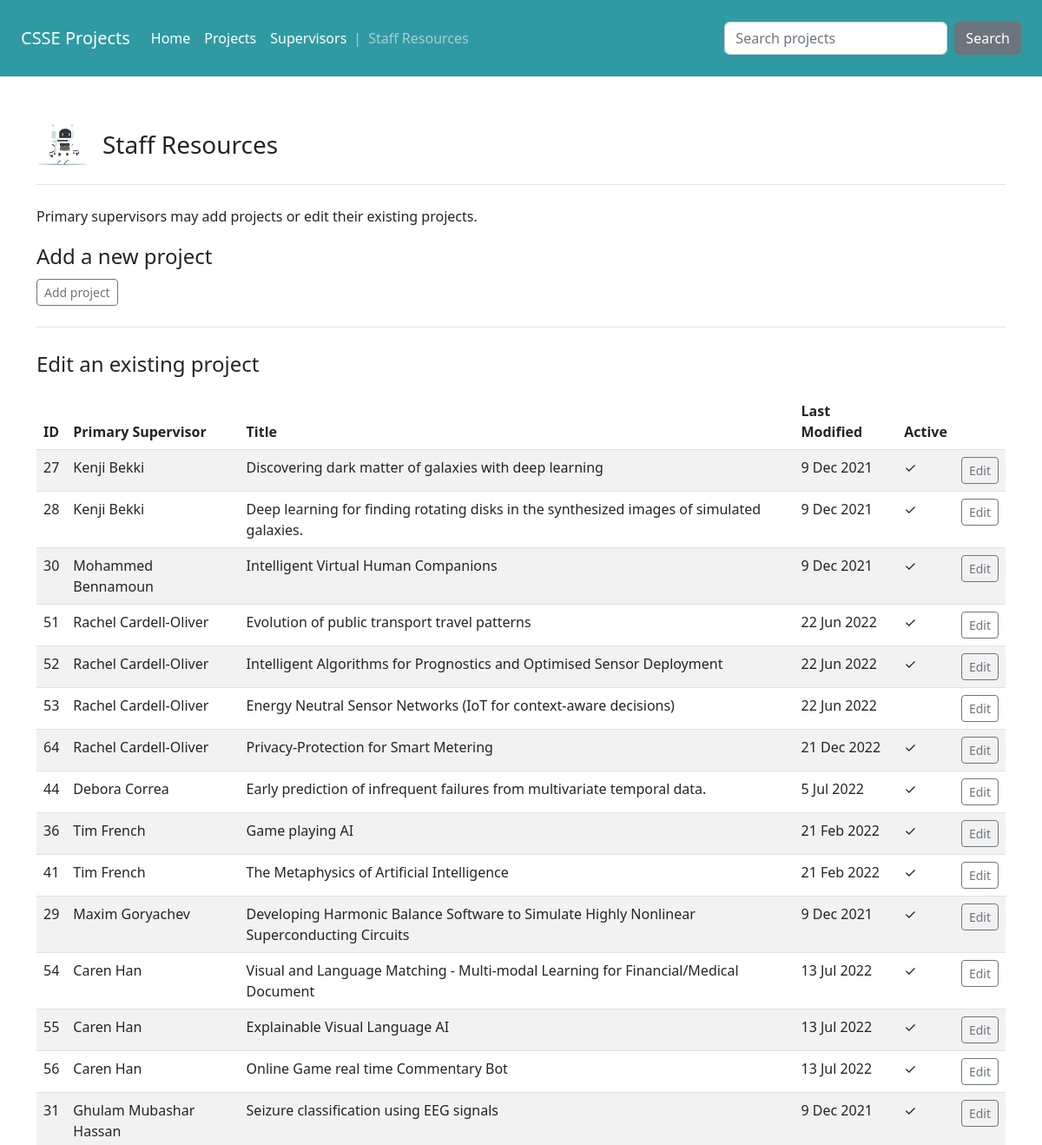
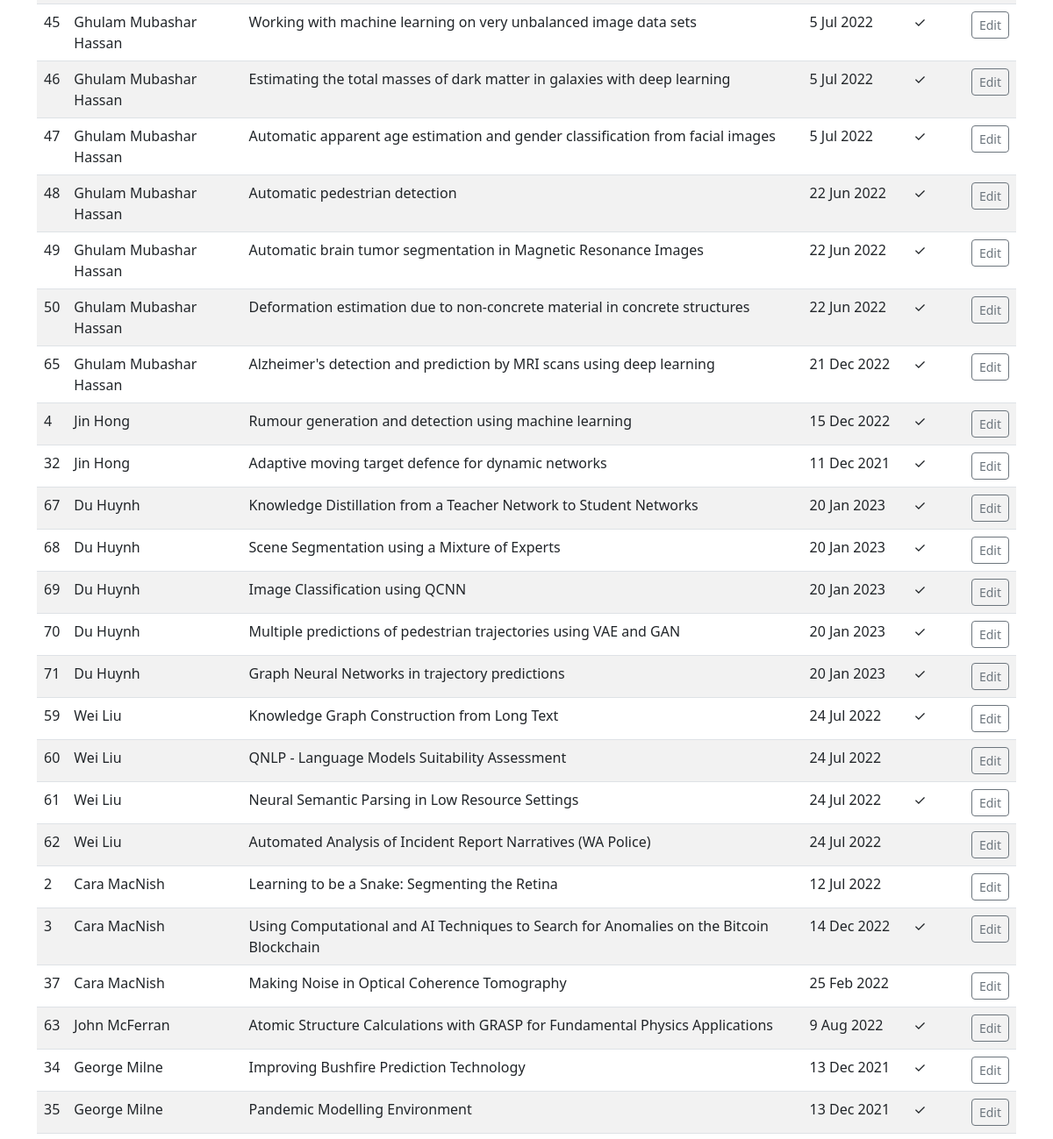
The page /projects/staff/index/ (upper part) on the database as committed earlier (2 pictures, top to bottom).
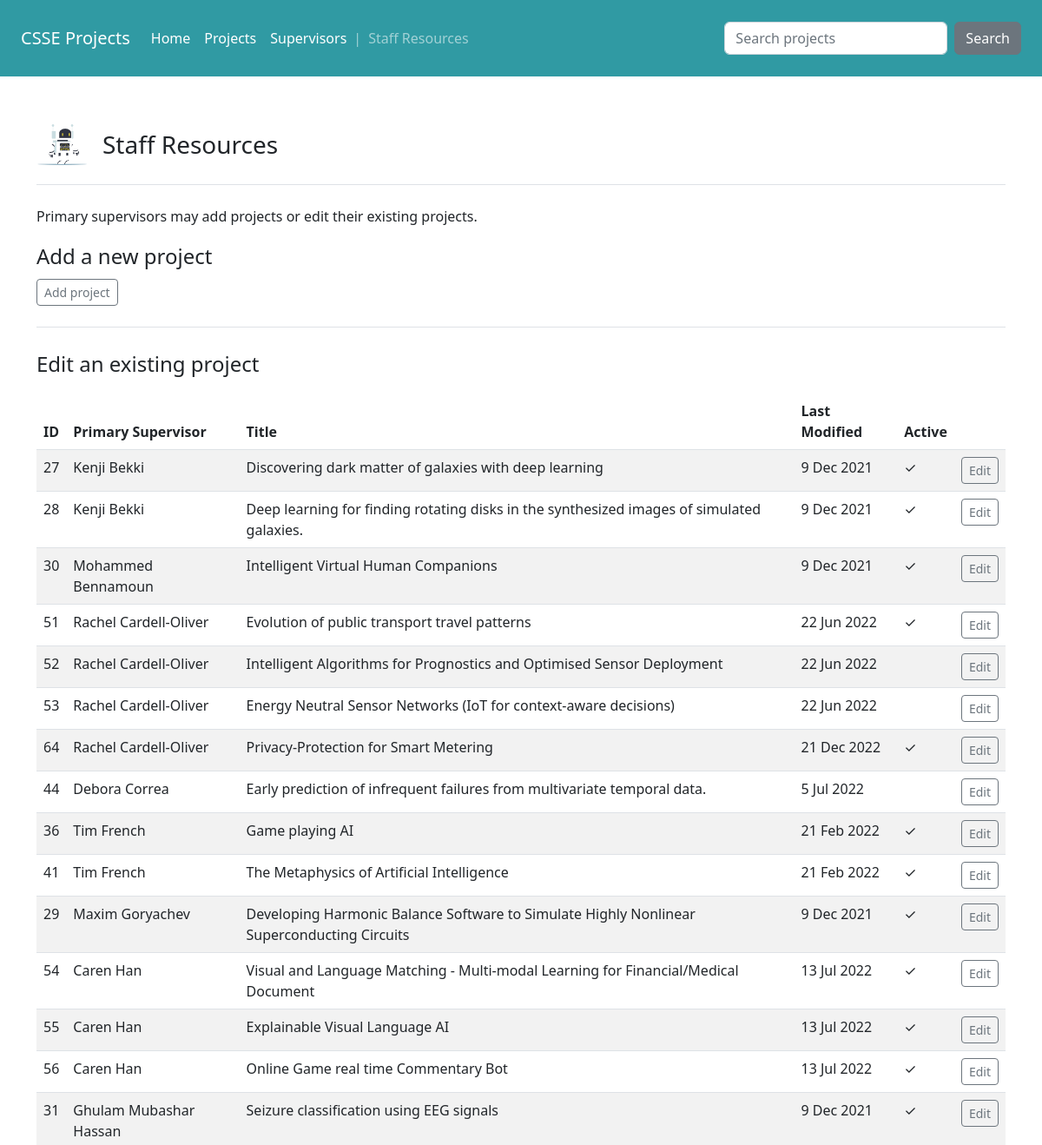
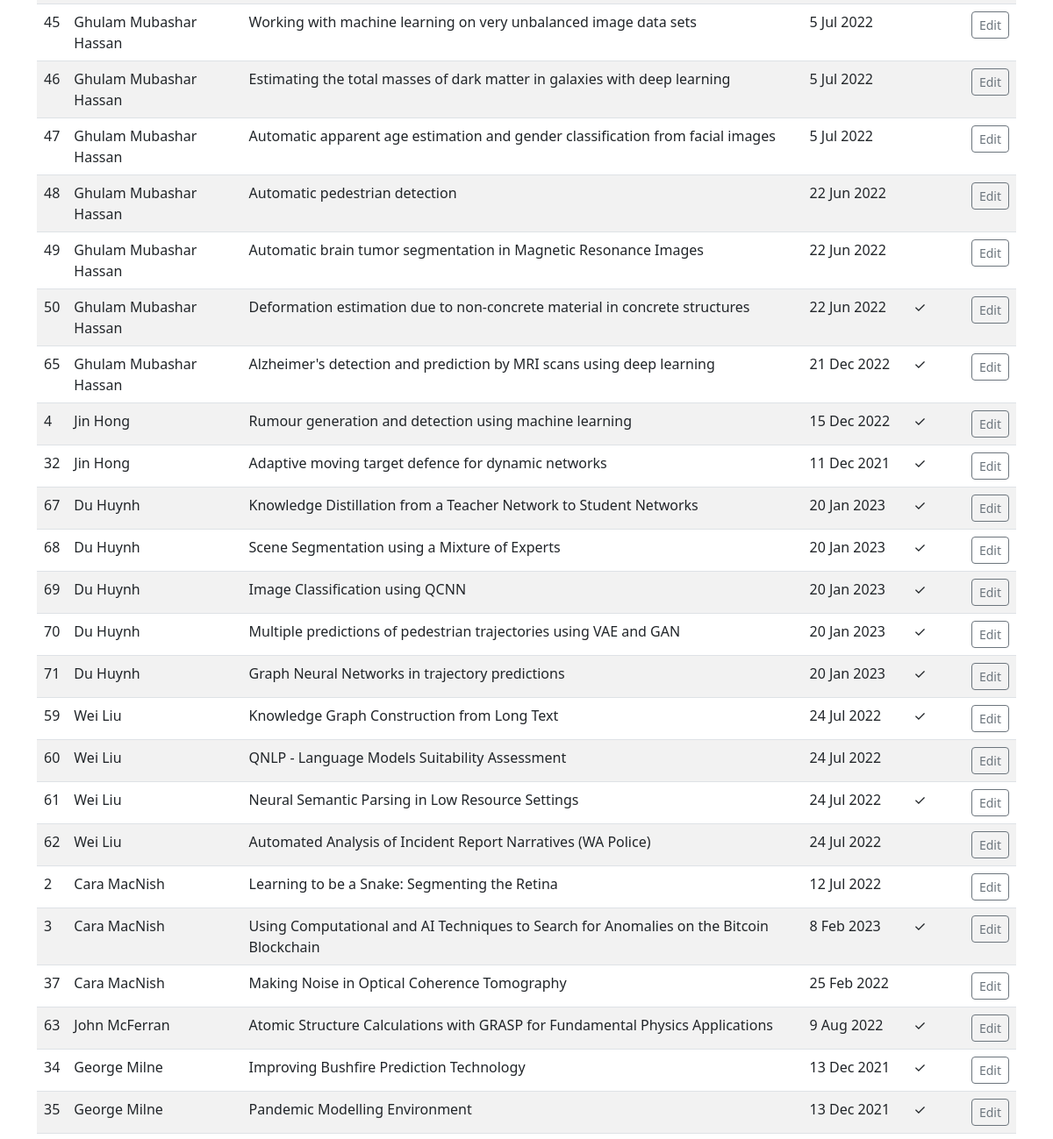
The same page on the database as committed later (2 pictures, top to bottom).
### projects/models.py (models this page shows, shortened)
class Project(models.Model):
    SUITABILITY_CHOICES = [
        ('Honours', 'Honours (incl. BSc, BPhil, BACS)'),
        ('MDS', 'Master of Data Science'),
        ('SE', 'Software Engineering'),
        ('OTHER', 'Other')
    ]
    title = models.CharField("Topic Title", max_length=200)
    description = models.TextField("Description")
    short = models.TextField("Short Description", blank=True)
    skills = models.CharField("Skills", max_length=200, blank=True)
    honours = models.BooleanField("Suitable for Honours", default=True)
    mds = models.BooleanField("Suitable for MDS", default=True)
    se = models.BooleanField("Suitable for Software Engineering", default=True)
    engineering = models.BooleanField("Suitable for General Engineering", default=False) # not used
    other = models.CharField("Other (please specify)", max_length=100, blank=True)
    numstudents = models.CharField("Number of Students", max_length=20, blank=True)
    primary = models.ForeignKey(Supervisor, on_delete=models.CASCADE, related_name="primary", verbose_name="Primary Supervisor", null = True)
    cosupervisor = models.ForeignKey(Supervisor, on_delete=models.CASCADE, verbose_name="Co-Supervisor", null = True, blank=True)
    external = models.TextField("External Supervisors/Mentors/Sponsors", blank=True)
    link = models.URLField("Research Link", blank = True)
    references = models.TextField("Sample References", blank=True)
    created = models.DateField("Date Created", auto_now_add = True)
    modified = models.DateField("Last Modified", auto_now = True)
    current_date = models.DateField("Current Date", default = date.today)
    visible = models.BooleanField(default=True)

class Supervisor(models.Model):
    firstname = models.CharField("First name", max_length=30)
    lastname = models.CharField("Last name", max_length=30)
    department = models.CharField("Department or School", max_length=50)
    email = models.EmailField("Email")
    web = models.URLField("Web link", blank=True)
    interests = models.TextField("Research interests", blank=True)
    class Meta:
        ordering = ['lastname', 'firstname']
    def __str__(self):
        return self.firstname +  " " + self.lastname

### projects/views.py (the view)
# urls.py: path("projects/staff/index/", views.project_index, name = "project-index"),
def project_index(request):
    project_list = Project.objects.all().order_by('primary__lastname')
    return render(request, "projects/project_index.html",
        {'project_list': project_list})

### projects/templates/projects/project_index.html (shortened to what this page needs)
{% extends 'projects/base.html' %}
{% load static %}
{% block content %}
<main>
    {% include "projects/header.html" with title="Staff Resources" %}
    <p>
        Primary supervisors may add projects or edit their existing projects.
    <header class="pb-3 mb-4 border-bottom">
        <div class="d-flex align-items-center text-dark text-decoration-none">
            <span class="mx-0 fs-4">Add a new project</span>
        </div>
        <a class="btn btn-outline-secondary btn-sm my-2" href="{% url 'add-project' %}">Add project</a>
     </header>
    <header class="pb-3 mb-0 ">
        <div class="d-flex align-items-center text-dark text-decoration-none">
            <span class="mx-0 fs-4">Edit an existing project</span>
        </div>
    </header>
    <table class="table table-striped table-hover">
        <thead>
            <tr>
              <th scope="col">ID</th>
              <th scope="col">Primary Supervisor</th>
              <th scope="col">Title</th>
              <th scope="col">Last Modified</th>
              <th scope="col">Active</th>
              <th scope="col"></th>
            </tr>
          </thead>
          <tbody>
            {% for project in project_list %}
            <tr>
              <td>{{ project.pk}}</td>
              <td>{{ project.primary }}</td>
              <td>{{ project.title }}</td>
              <td>{{ project.current_date }}</td>
              <td>
                {% if project.visible %}
                 &#10003;
                {% endif %}
              </td>
              <td>
                <a href="{% url 'edit-project' project.pk %}" class="btn btn-outline-secondary btn-sm">Edit</a>
              </td>
            </tr>
            {% endfor%}
        </tbody>
    </table>
</main>
{% endblock %}

Rows that differ between the two databases and show on the page:
changed Project "Intelligent Algorithms for Prognostics and Optimised Sensor Deployment": no longer shows "✓"
changed Project "Early prediction of infrequent failures from multivariate temporal data.": no longer shows "✓"
changed Project "Working with machine learning on very unbalanced image data sets": no longer shows "✓"
changed Project "Estimating the total masses of dark matter in galaxies with deep learning": no longer shows "✓"
changed Project "Automatic apparent age estimation and gender classification from facial images": no longer shows "✓"
changed Project "Automatic pedestrian detection": no longer shows "✓"
changed Project "Automatic brain tumor segmentation in Magnetic Resonance Images": no longer shows "✓"
changed Project id 3: current_date "14 Dec 2022" → "8 Feb 2023"
